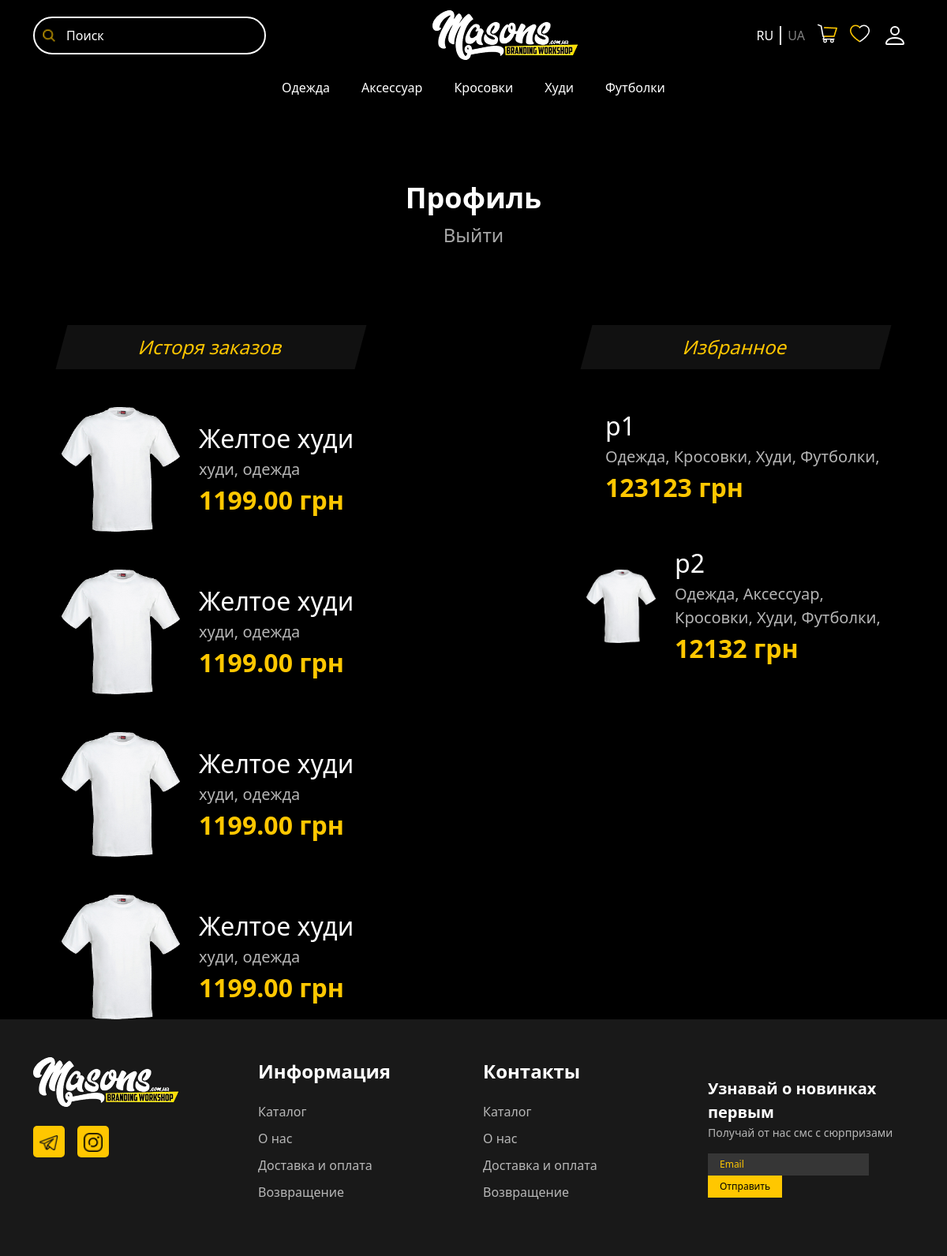
The page /profile/ (signed in) on the database as committed earlier.
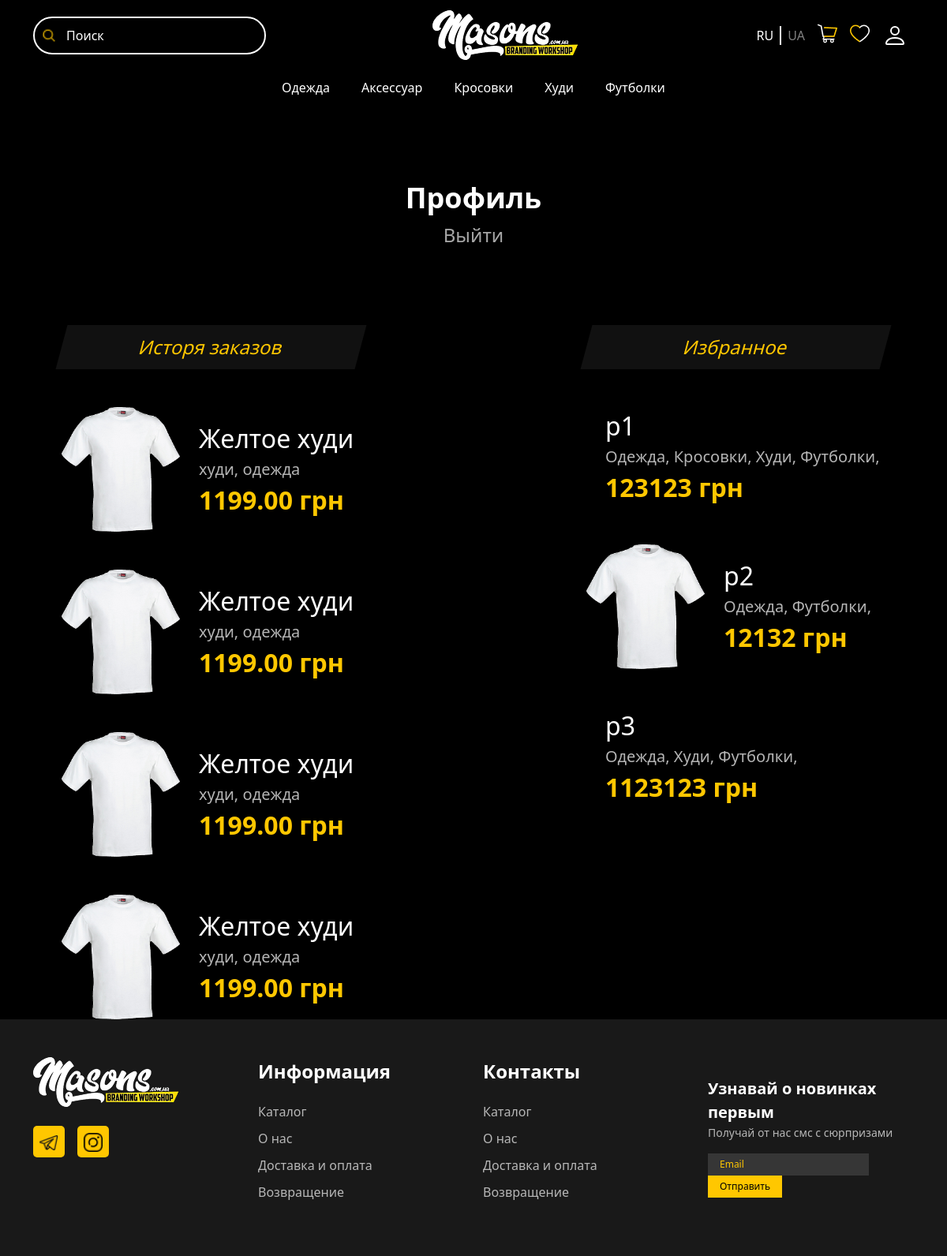
The same page on the database as committed later.
### products/models.py (models this page shows, shortened)
class TagsModel(models.Model):
    tag_name = models.CharField(max_length=50)
    def __str__(self):
        return self.tag_name

class ProdutsModel(models.Model):
    name = models.CharField(max_length=100)
    img = models.ImageField(upload_to='products/')
    description = models.TextField(max_length=500)
    price = models.PositiveIntegerField()
    tags = models.ManyToManyField(TagsModel)
    colors = models.ManyToManyField(ColorsModel)
    sizes = models.ManyToManyField(SizesModel)
    updated_at = models.DateTimeField(auto_now=True)
    created_at = models.DateTimeField(auto_now_add=True)

### users/views.py (the view)
# urls.py: path('profile/', profile_view, name='profile'),
def profile_view(request):
    if not request.user.is_authenticated:
        return redirect('users:login')
    context = {
        'liked': ProdutsModel.objects.filter(id__in=request.user.liked.all())
    }
    return render(request, 'profile.html', context)

### main/templatetags/custom_tags.py (called while the page is built)
@register.simple_tag
def category_tags():
    return TagsModel.objects.all()

### templates/profile.html
{% extends "base.html" %}
{% load static %}
{% block content %}
    {% include "components/navbar.html" %}
    {% include "components/category-nav.html" %}
    <div class="container content profile mt-5 pt-5">
        <h2 class="title text-center">Профиль</h2>
        <a href="{% url "users:logout" %}" class="logout-btn text-center d-block">Выйти</a>
        <div class="row lists mt-5 pt-5">
            <div class="col-5 px-5">
                <p class="subtitle">Исторя заказов</p>
                <div class="product-minicard d-flex align-items-center gap-4 mt-5">
                    <div><img class="img-fluid image" src="{% static 'img/t-shirt.png' %}" alt=""></div>
                    <div>
                        <p class="name m-0">Желтое худи</p>
                        <p class="tags m-0">худи, одежда</p>
                        <p class="price m-0">1199.00 грн</p>
                    </div>
                </div>
                <div class="product-minicard d-flex align-items-center gap-4 mt-5">
                    <div><img class="img-fluid image" src="{% static 'img/t-shirt.png' %}" alt=""></div>
                    <div>
                        <p class="name m-0">Желтое худи</p>
                        <p class="tags m-0">худи, одежда</p>
                        <p class="price m-0">1199.00 грн</p>
                    </div>
                </div>
                <div class="product-minicard d-flex align-items-center gap-4 mt-5">
                    <div><img class="img-fluid image" src="{% static 'img/t-shirt.png' %}" alt=""></div>
                    <div>
                        <p class="name m-0">Желтое худи</p>
                        <p class="tags m-0">худи, одежда</p>
                        <p class="price m-0">1199.00 грн</p>
                    </div>
                </div>
                <div class="product-minicard d-flex align-items-center gap-4 mt-5">
                    <div><img class="img-fluid image" src="{% static 'img/t-shirt.png' %}" alt=""></div>
                    <div>
                        <p class="name m-0">Желтое худи</p>
                        <p class="tags m-0">худи, одежда</p>
                        <p class="price m-0">1199.00 грн</p>
                    </div>
                </div>
            </div>
            <div class="col-5 px-5 offset-2">
                <p class="subtitle">Избранное</p>
                {% for pr in liked  %}
                <a href="{% url "main:detail" id=pr.id %}" class="text-decoration-none">
                    <div class="product-minicard d-flex align-items-center gap-4 mt-5">
                        <div><img class="img-fluid image" src="{{pr.img.url}}" alt=""></div>
                        <div>
                            <p class="name m-0">{{pr.name}}</p>
                            <p class="tags m-0">
                                {% for tag in pr.tags.all %}
                                {{tag}},
                                {% endfor %}
                            </p>
                            <p class="price m-0">{{pr.price}} грн</p>
                        </div>
                    </div>
                </a>
                {% endfor %}
            </div>
        </div>
    </div>
{% endblock content %}

### templates/components/category-nav.html
{% load custom_tags %}
{% category_tags as tags %}
<div>
    <ul class="cat-nav list-unstyled d-flex justify-content-center mb-0">
        {% for tag in tags %}
        <li class="{% if category.id == tag.id %}active{%endif%}"><a class="p-2 d-inline-block" href="{% url 'main:category' id=tag.id %}">{{tag.tag_name}}</a></li>
        {% endfor %}
    </ul>
</div>

Rows that differ between the two databases and show on the page:
changed ProdutsModel (number 2 of 3 on the later page): loses TagsModel (tag_name "Аксессуар"); loses TagsModel (tag_name "Кросовки"); loses TagsModel (tag_name "Худи")
added ProdutsModel: name "p3", price "1123123", TagsModel (tag_name "Одежда"), TagsModel (tag_name "Худи"), TagsModel (tag_name "Футболки")
